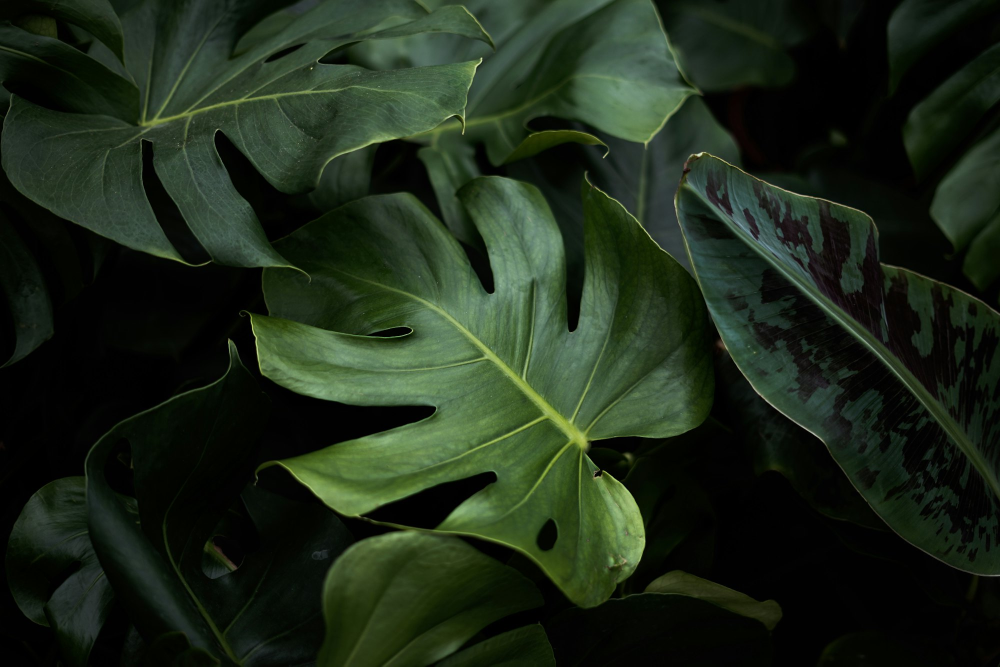
#> input picture images/cta.jpg, 2000 x 1333 px (shown at 1/2 size)
$ python -i make_reels.py   (imports and definitions only)
#> lines starting #> are read from the running program, lines starting #| are printed output that depends on the picture
#!/usr/bin/env python3
"""Pre-render Reels (9:16 MP4s) from post images for the 'every 3rd post' cadence.

Static photos barely reach a cold account; Reels get pushed to non-followers. This turns
a post's still into a 6s 1080x1920 Reel: the photo is composited onto a blurred, darkened
9:16 canvas (same look as the feed images, rendered 2x for zoom headroom), then ffmpeg adds
a slow Ken Burns zoom and a silent AAC track (Reels need an audio stream), H.264 + faststart.
Output: videos/instagram/dNN.mp4 — committed so it's public via Vercel (what the Graph API fetches).

ffmpeg comes from the pip package imageio-ffmpeg (no Homebrew needed); override with FFMPEG=path.

Usage:
  python3 pipeline/make_reels.py            # all reel-days (day%3==0) that aren't posted yet
  python3 pipeline/make_reels.py 6 60       # reel-days in 6..60
  python3 pipeline/make_reels.py 6          # just day 6
"""

import json
import os
import subprocess
import sys
import tempfile
from pathlib import Path

from PIL import Image, ImageFilter, ImageOps

ROOT = Path(__file__).resolve().parent.parent
POSTS = ROOT / "instagram" / "posts.json"
OUT_DIR = ROOT / "videos" / "instagram"
REEL = (1080, 1920)            # 9:16
SUPER = (REEL[0] * 2, REEL[1] * 2)  # render 2x so the zoom stays sharp
DURATION = 6                   # seconds
FPS = 30


# [6 lines left out: function ffmpeg_exe, not called in this run]


def composite_still(src: Path, dst: Path):
#> called with src = '../images/cta.jpg', dst = 'out.png'
    im = ImageOps.exif_transpose(Image.open(src)).convert("RGB")
#> im is the input picture: PIL image 2000x1333 RGB; mean R, G, B 29, 41, 25
    bg = ImageOps.fit(im, SUPER, method=Image.LANCZOS, centering=(0.5, 0.4))
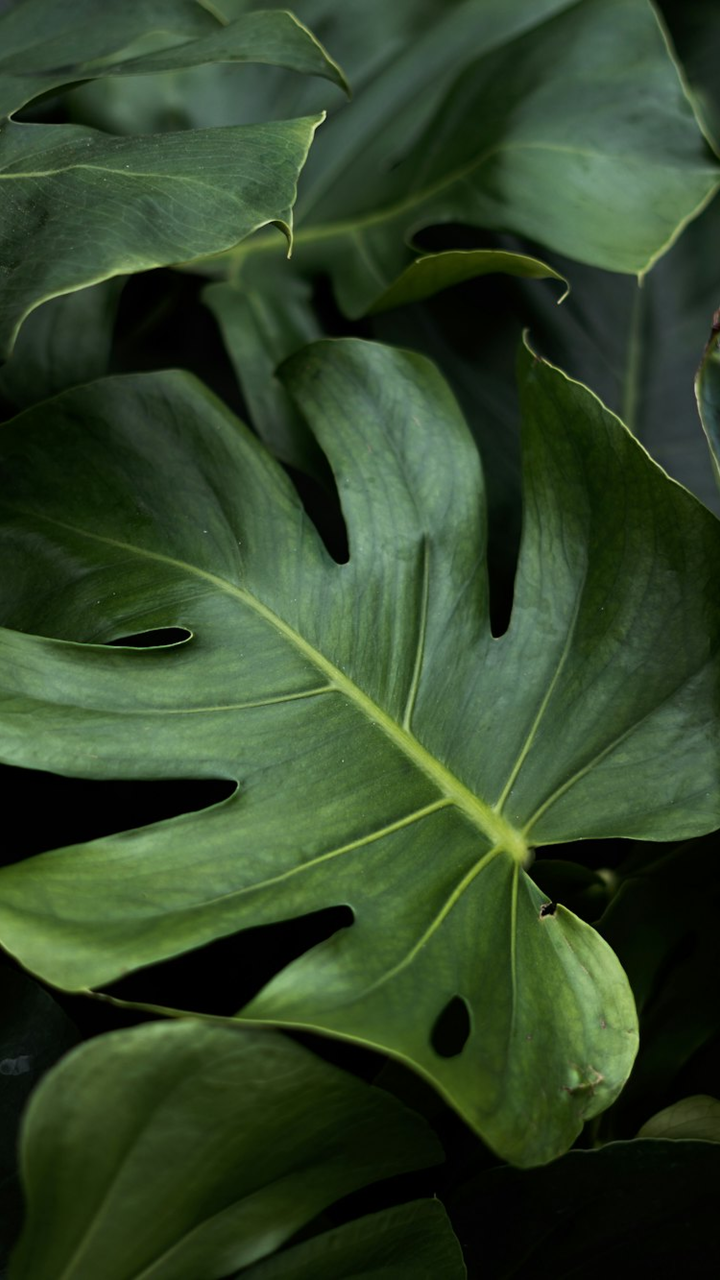
#> bg: PIL image 2160x3840 RGB (shown at 1/3 size); mean R, G, B 49.7, 69.5, 41.1
    bg = bg.filter(ImageFilter.GaussianBlur(80))
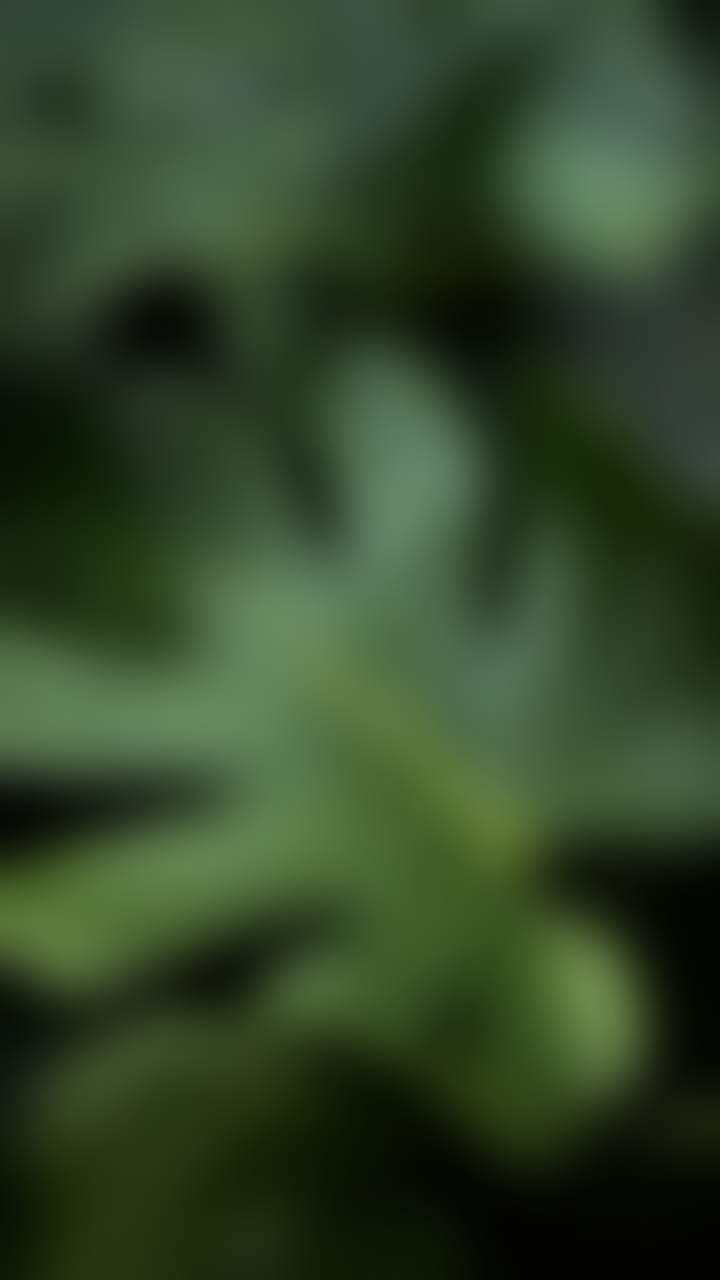
#> bg: PIL image 2160x3840 RGB (shown at 1/3 size); mean R, G, B 49.6, 69.4, 41
    bg = Image.eval(bg, lambda p: int(p * 0.80))
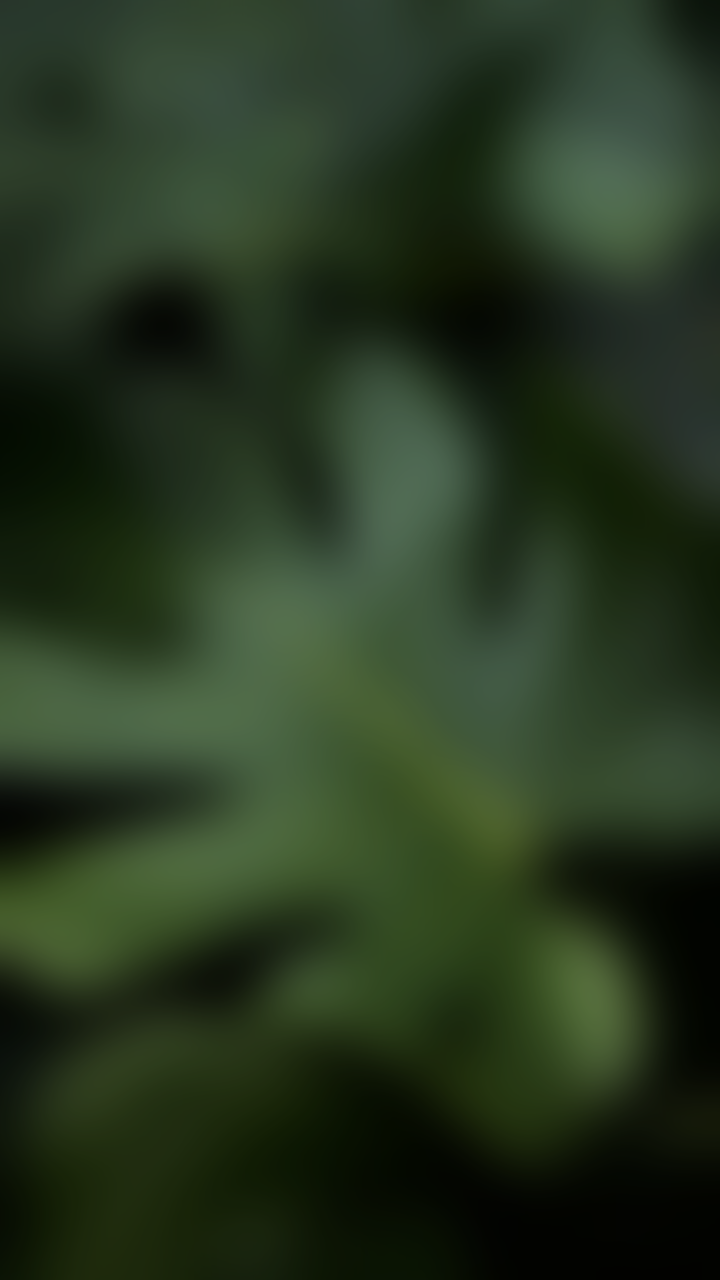
#> bg: PIL image 2160x3840 RGB (shown at 1/3 size); mean R, G, B 39.3, 55.1, 32.4
    fg = ImageOps.contain(im, SUPER, method=Image.LANCZOS)
    canvas = bg.copy()
    canvas.paste(fg, ((SUPER[0] - fg.width) // 2, (SUPER[1] - fg.height) // 2))
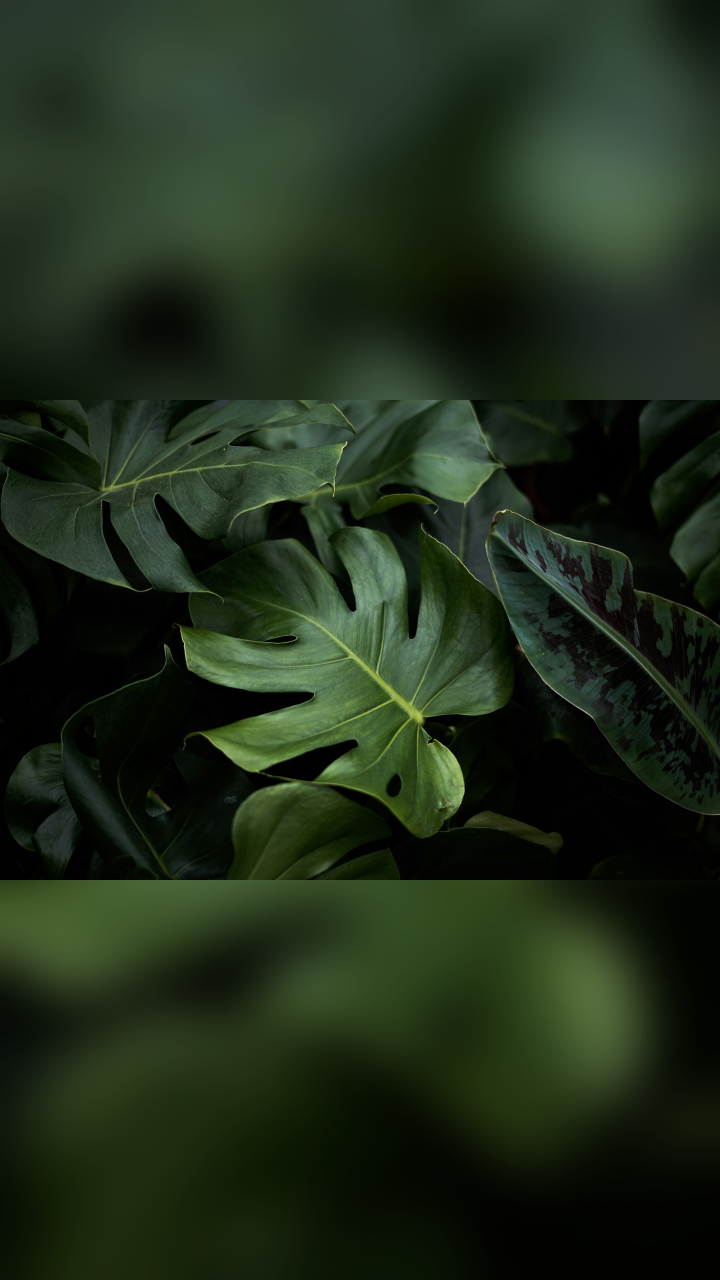
#> canvas: PIL image 2160x3840 RGB (shown at 1/3 size); mean R, G, B 32.1, 45.3, 26.4
    canvas.save(dst, "PNG")


# [48 lines left out: functions render_reel, main, not called in this run]


# [2 lines not run here, left out]

>>> result = composite_still('../images/cta.jpg', 'out.png')
